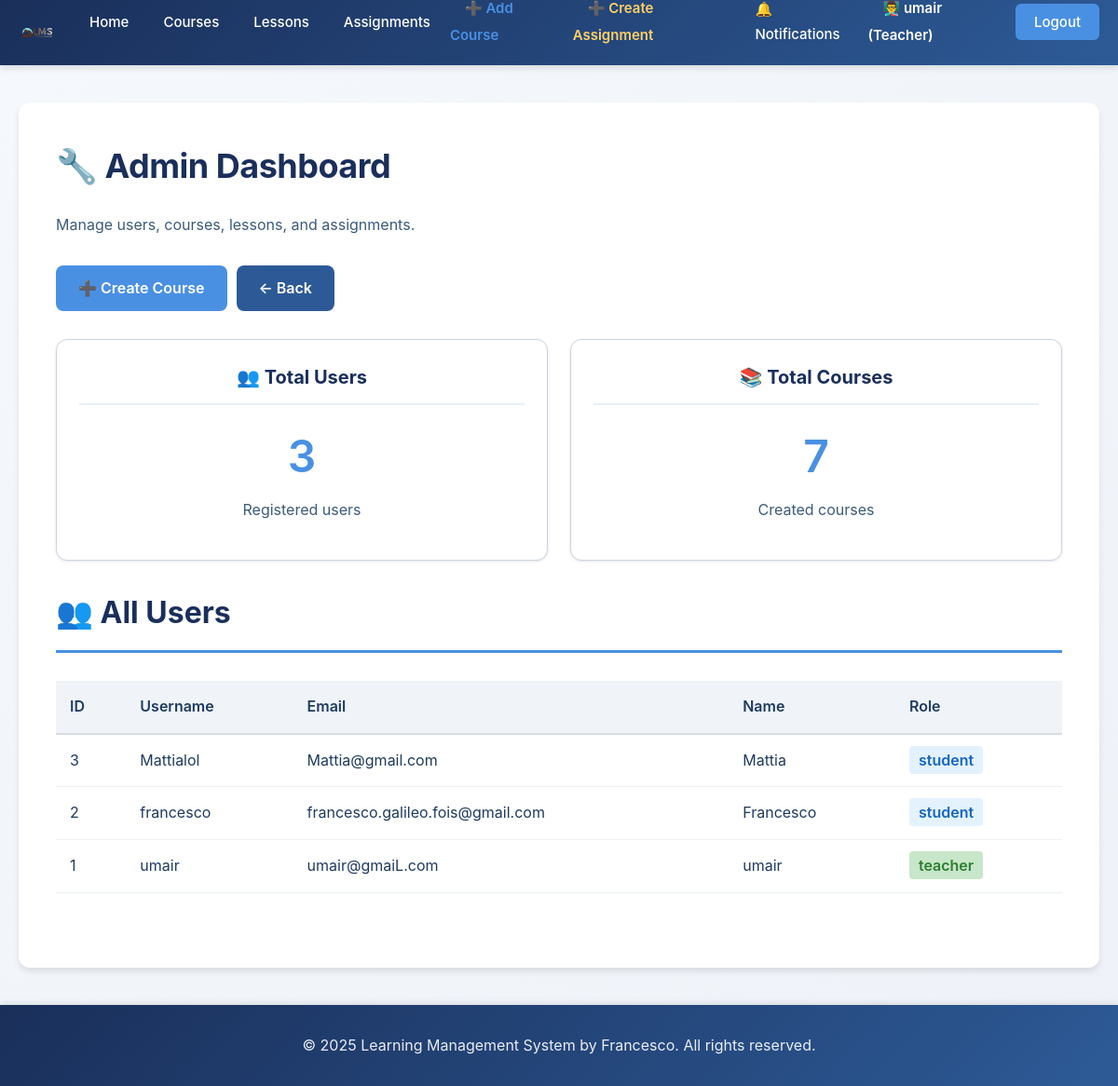
Page /admin_dashboard (signed in) on the committed database.
### tables this page shows
CREATE TABLE users (
            -- Unique identifier for each user (auto-incrementing primary key)
            id INTEGER PRIMARY KEY AUTOINCREMENT,
            -- Username must be unique (no two users can have same username)
            username TEXT NOT NULL UNIQUE,
            -- Email must be unique (no two users can have same email)
            email TEXT NOT NULL UNIQUE,
            -- Password stored as hashed string (never plain text)
            password TEXT NOT NULL,
            -- Full name of the user
            full_name TEXT NOT NULL,
            -- User role: either 'student' or 'teacher'
            role TEXT NOT NULL DEFAULT 'student',
            -- Timestamp when account was created (automatic)
            created_at TIMESTAMP DEFAULT CURRENT_TIMESTAMP,
            -- Timestamp of last login
            last_login TIMESTAMP
        );

### app.py (the view)
@app.route("/admin_dashboard")
def admin_dashboard():
    if 'user_id' not in session:
        return redirect(url_for('login'))
    if session.get('role') != 'teacher':
        return redirect(url_for('home'))
    try:
        conn = get_db_connection()
        cursor = conn.cursor()
        cursor.execute("SELECT COUNT(*) as count FROM users")
        users_count = cursor.fetchone()['count']
        cursor.execute("SELECT COUNT(*) as count FROM courses")
        courses_count = cursor.fetchone()['count']
        cursor.execute("SELECT * FROM users ORDER BY created_at DESC LIMIT 10")
        users = cursor.fetchall()
        cursor.execute("SELECT * FROM courses ORDER BY created_at DESC LIMIT 10")
        courses = cursor.fetchall()
        conn.close()
        return render_template('admin_dashboard.html',
                             users_count=users_count,
                             courses_count=courses_count,
                             users=users,
                             courses=courses)
    except Exception as e:
        return render_template('admin_dashboard.html', error='Error loading admin data')

### app.py (called while the page is built)
def get_db_connection(db_name="lms.db"):
    conn = sqlite3.connect(db_name)
    conn.row_factory = sqlite3.Row
    return conn

### templates/admin_dashboard.html (shortened to what this page needs)
{% extends 'base.html' %}
{% block content %}
    <h1>🔧 Admin Dashboard</h1>
    <p>Manage users, courses, lessons, and assignments.</p>
    <div style="margin: 30px 0; display: flex; gap: 10px;">
        <a href="{{ url_for('create_course') }}" class="btn btn-primary">➕ Create Course</a>
        <a href="{{ url_for('teacher_dashboard') }}" class="btn btn-secondary">← Back</a>
    </div>
    <div class="grid mt-30">
        <div class="card" style="text-align: center;">
            <div class="card-header">👥 Total Users</div>
            <div class="card-body">
                <h2 style="color: var(--accent-blue); font-size: 48px; margin: 0;">{{ users|length or 0 }}</h2>
                <p>Registered users</p>
            </div>
        </div>
        <div class="card" style="text-align: center;">
            <div class="card-header">📚 Total Courses</div>
            <div class="card-body">
                <h2 style="color: var(--accent-blue); font-size: 48px; margin: 0;">{{ courses_count or 0 }}</h2>
                <p>Created courses</p>
            </div>
        </div>
    </div>
    <div class="section mt-30">
        <h2 class="section-title">👥 All Users</h2>
        {% if users %}
            <div style="overflow-x: auto; margin-top: 20px;">
                <table style="width: 100%; border-collapse: collapse; background: white; border-radius: 8px;">
                    <thead>
                        <tr style="background: #f0f4f8; border-bottom: 2px solid #d4dce6;">
                            <th style="padding: 15px; text-align: left; font-weight: 600;">ID</th>
                            <th style="padding: 15px; text-align: left; font-weight: 600;">Username</th>
                            <th style="padding: 15px; text-align: left; font-weight: 600;">Email</th>
                            <th style="padding: 15px; text-align: left; font-weight: 600;">Name</th>
                            <th style="padding: 15px; text-align: left; font-weight: 600;">Role</th>
                        </tr>
                    </thead>
                    <tbody>
                        {% for user in users %}
                            <tr style="border-bottom: 1px solid #ecf0f1;">
                                <td style="padding: 15px;">{{ user.id }}</td>
                                <td style="padding: 15px;">{{ user.username }}</td>
                                <td style="padding: 15px;">{{ user.email }}</td>
                                <td style="padding: 15px;">{{ user.full_name }}</td>
                                <td style="padding: 15px;">
                                    {% if user.role == 'teacher' %}
                                        <span style="background: #c8e6c9; color: #2e7d32; padding: 5px 10px; border-radius: 4px; font-weight: 600;">{{ user.role }}</span>
                                    {% else %}
                                        <span style="background: #e3f2fd; color: #1565c0; padding: 5px 10px; border-radius: 4px; font-weight: 600;">{{ user.role }}</span>
                                    {% endif %}
                                </td>
                            </tr>
                        {% endfor %}
                    </tbody>
                </table>
            </div>
        {% else %}
            <p class="text-muted">No users found.</p>
        {% endif %}
    </div>
{% endblock %}

### static/style.css (style rules this page uses)
:root { --primary-navy: #1a2f5a; --primary-blue: #2d5a96; --accent-blue: #4a90e2; --light-blue: #e8f0f8; --dark-text: #1f3a5f; --medium-text: #3d5a7a; --light-text: #6b8bb5; --white: #ffffff; --bg-light: #f5f8fc; --bg-lighter: #eef2f8; --border-color: #cbd5e0; --shadow-sm: 0 1px 3px rgba(0, 0, 0, 0.1); --shadow-md: 0 4px 6px rgba(0, 0, 0, 0.1); --shadow-lg: 0 10px 20px rgba(0, 0, 0, 0.15); --transition: all 0.3s ease; }
* { margin: 0; padding: 0; box-sizing: border-box; }
html, body { height: 100%; }
body { font-family: -apple-system, BlinkMacSystemFont, 'Segoe UI', 'Roboto', 'Oxygen', 'Ubuntu', 'Cantarell', 'Fira Sans', 'Droid Sans', 'Helvetica Neue', sans-serif; background: linear-gradient(135deg, #f5f8fc 0%, #eef2f8 100%); color: var(--dark-text); font-size: 16px; line-height: 1.6; min-height: 100vh; display: flex; flex-direction: column; }
body { display: flex; flex-direction: column; }
h1 { color: var(--primary-navy); font-size: 36px; font-weight: 700; margin-bottom: 20px; letter-spacing: -0.5px; }
h2 { color: var(--primary-blue); font-size: 28px; font-weight: 600; margin-bottom: 16px; margin-top: 24px; }
p { color: var(--medium-text); font-size: 16px; margin-bottom: 16px; line-height: 1.7; }
a { color: var(--accent-blue); text-decoration: none; transition: var(--transition); }
.btn { display: inline-block; padding: 12px 24px; border: none; border-radius: 8px; font-size: 16px; font-weight: 600; cursor: pointer; transition: var(--transition); text-decoration: none; text-align: center; }
.btn-primary { background-color: var(--accent-blue); color: var(--white); }
.btn-secondary { background-color: var(--primary-blue); color: var(--white); }
.card { background: var(--white); border-radius: 12px; padding: 24px; border: 1px solid var(--border-color); box-shadow: var(--shadow-sm); transition: var(--transition); }
.card-header { color: var(--primary-navy); font-size: 20px; font-weight: 700; margin-bottom: 12px; border-bottom: 2px solid var(--light-blue); padding-bottom: 12px; }
.card-body { color: var(--medium-text); line-height: 1.8; }
.section { margin-bottom: 40px; }
.section-title { color: var(--primary-navy); font-size: 32px; font-weight: 700; margin-bottom: 30px; border-bottom: 3px solid var(--accent-blue); padding-bottom: 15px; }
.grid { display: grid; grid-template-columns: repeat(auto-fit, minmax(300px, 1fr)); gap: 24px; margin-bottom: 30px; }
.mt-30 { margin-top: 30px; }

### rows in the picture
users: id "3", username "Mattialol", email "Mattia@gmail.com", full_name "Mattia", role "student"
users: id "2", username "francesco", email "francesco.galileo.fois@gmail.com", full_name "Francesco", role "student"
users: id "1", username "umair", email "umair@gmaiL.com", full_name "umair", role "teacher"

### other values in the picture
{{ session.get('full_name') }} "umair"
{{ users|length or 0 }} "3"
{{ courses_count or 0 }} "7"
